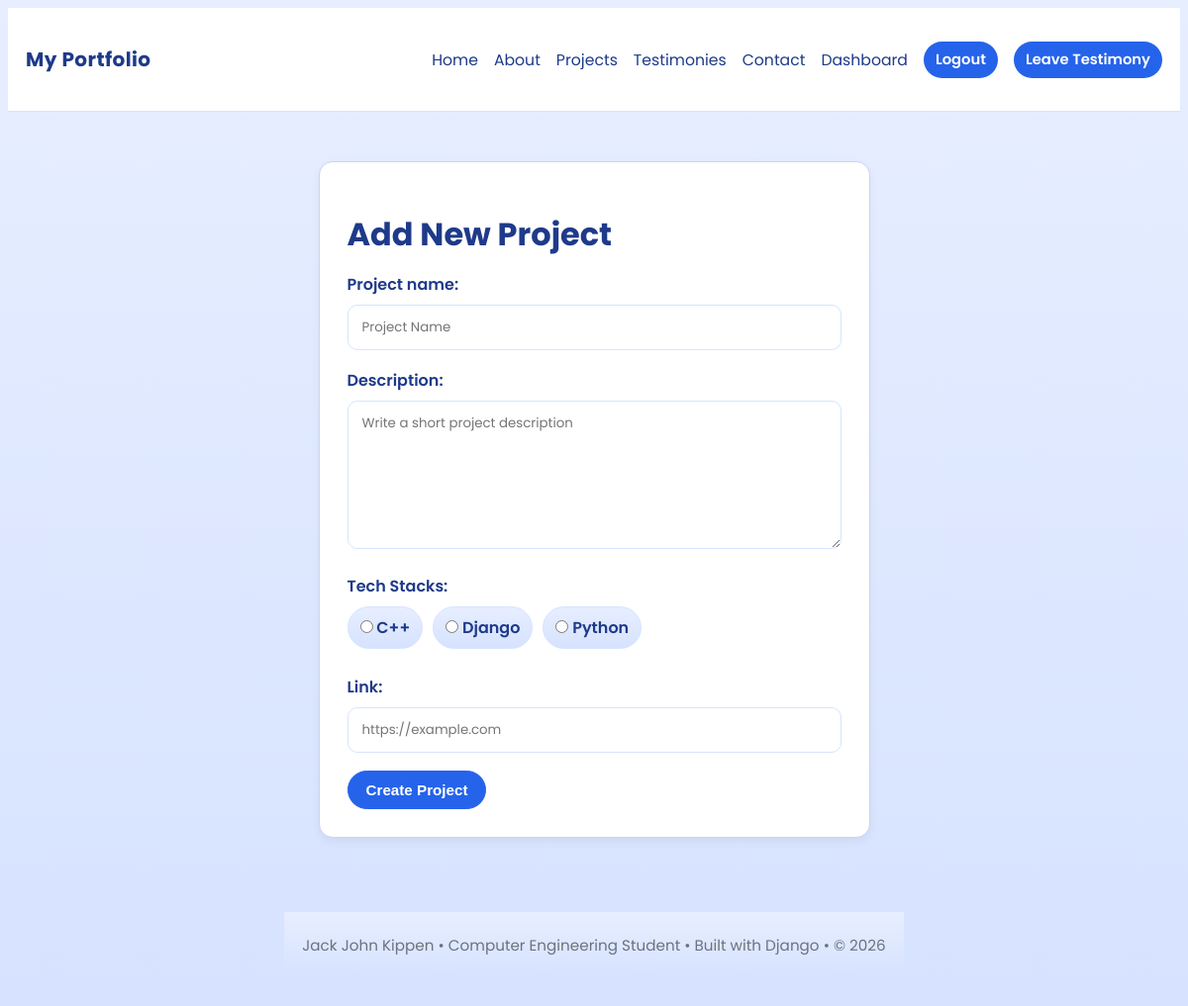
The page /projects/create/ (signed in) on the database its author committed.
### quiz1/models.py (models this page shows)
class TechStack(models.Model):
    name = models.CharField(max_length=100, unique=True)
    created_at = models.DateTimeField(auto_now_add=True)
    class Meta:
        ordering = ['name']
    def __str__(self):
        return self.name

### quiz1/views.py (the view)
# urls.py: path('projects/create/', views.project_create, name='project_create'),
@login_required
@user_passes_test(lambda user: user.is_superuser, login_url='login')
def project_create(request):
    if request.method == 'POST':
        form = ProjectForm(request.POST)
        if form.is_valid():
            project = form.save(commit=False)
            project.save()
            selected_stack = form.cleaned_data['tech_stacks']
            project.tech_stacks.add(selected_stack)
            return redirect('project_detail', pk=project.pk)
    else:
        form = ProjectForm()
    return render(request, 'project_create.html', {'form': form})

### quiz1/forms.py (shortened to what this page needs)
class ProjectForm(forms.ModelForm):
    project_name = forms.CharField(
        max_length=200,
        required=True,
        widget=forms.TextInput(attrs={'placeholder': 'Project Name'}),
    )
    description = forms.CharField(
        required=True,
        strip=True,
        widget=forms.Textarea(attrs={'rows': 5, 'placeholder': 'Write a short project description'}),
    )
    tech_stacks = forms.ModelChoiceField(
        queryset=TechStack.objects.none(),
        widget=forms.RadioSelect,
        required=True,
        label='Tech Stacks',
        empty_label=None,
    )
    link = forms.URLField(
        required=True,
        widget=forms.URLInput(attrs={'placeholder': 'https://example.com'}),
    )
    class Meta:
        model = Project
        fields = ['project_name', 'description', 'tech_stacks', 'link']
    def __init__(self, *args, **kwargs):
        super().__init__(*args, **kwargs)
        self.fields['tech_stacks'].queryset = TechStack.objects.order_by('name')

### templates/project_create.html (shortened to what this page needs)
{% extends 'base.html' %}
{% block content %}
<div class="card">
  <h1 style="color:var(--primary);margin-bottom:14px">Add New Project</h1>
  <form method="post">
    <div class="field">
      {{ form.project_name.label_tag }}
      {{ form.project_name }}
    </div>
    <div class="field">
      {{ form.description.label_tag }}
      {{ form.description }}
    </div>
    <div class="field">
      {{ form.tech_stacks.label_tag }}
      {% if form.tech_stacks.field.queryset.exists %}
        <div class="radio-list">
          {% for radio in form.tech_stacks %}
            <label class="radio-item">{{ radio.tag }} {{ radio.choice_label }}</label>
          {% endfor %}
        </div>
      {% else %}
        <div class="errorlist" style="margin-top:8px;">No tech stacks exist yet. Create a tech stack first.</div>
        <p style="margin-top:10px;">
          <a href="{% url 'dashboard_tech_stack_create' %}" style="color:var(--button);font-weight:600;text-decoration:none;">Create a tech stack</a>
        </p>
      {% endif %}
    </div>
    <div class="field">
      {{ form.link.label_tag }}
      {{ form.link }}
    </div>
    <button class="btn" type="submit">Create Project</button>
  </form>
</div>
{% endblock %}

### templates/base.html (style rules this page uses)
:root { --bg: linear-gradient(180deg, #e7eeff 0%, #d6e2ff 100%); --card: #FFFFFF; --nav: #FFFFFF; --primary: #1E3A8A; --button: #2563EB; --button-hover: #1D4ED8; --text-main: #1F2937; --text-secondary: #6B7280; --borders: #D6E4FF; }
body { font-family: 'Poppins', Arial, sans-serif; color:var(--text-main); background:var(--bg); }
.btn { display:inline-block; padding:12px 16px; border-radius:10px; text-decoration:none; font-weight:600; font-size:0.95rem; }
.card { border:1px solid var(--borders); outline:1px solid rgba(31,41,55,0.08); outline-offset:-1px; background:var(--card); border-radius:14px; box-shadow:0 4px 10px rgba(0,0,0,0.05); }

### templates/project_create.html (style rules this page uses)
body { font-family:'Poppins', Arial, sans-serif;color:var(--text-main);background:var(--bg) }
.card { border:1px solid var(--borders);padding:28px;border-radius:14px;background:var(--card);max-width:760px;margin:18px auto;box-shadow:0 4px 10px rgba(0,0,0,0.05) }
.field { margin-bottom:18px }
.field label { display:block;margin-bottom:8px;font-weight:600;color:var(--primary) }
.field input, .field textarea { width:100%;padding:12px 14px;border:1px solid var(--borders);border-radius:10px;font-family:'Poppins',Arial,sans-serif;box-sizing:border-box }
.field textarea { min-height:150px;resize:vertical }
.radio-list { display:flex;flex-wrap:wrap;gap:10px;margin-top:8px }
.radio-item { display:flex;align-items:center;gap:8px;padding:8px 12px;border:1px solid var(--borders);border-radius:999px;background:var(--bg) }
.radio-item input { width:auto;margin:0 }
.btn { display:inline-block;padding:10px 18px;border:1px solid var(--button);border-radius:999px;background:var(--button);color:#fff;font-weight:600;cursor:pointer }

### rows shown on the page
TechStack: choice_label "C++"
TechStack: choice_label "Django"
TechStack: choice_label "Python"
